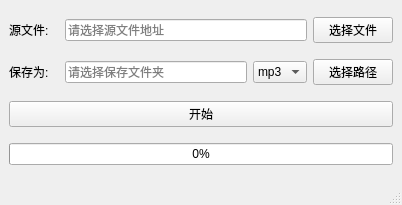
<?xml version="1.0" encoding="UTF-8"?>
<ui version="4.0">
 <class>MainWindow</class>
 <widget class="QMainWindow" name="MainWindow">
  <property name="geometry">
   <rect>
    <x>0</x>
    <y>0</y>
    <width>402</width>
    <height>205</height>
   </rect>
  </property>
  <property name="windowTitle">
   <string>音频提取</string>
  </property>
  <property name="windowIcon">
   <iconset resource="images.qrc">
    <normaloff>:/ico/icons/audio.ico</normaloff>:/ico/icons/audio.ico</iconset>
  </property>
  <widget class="QWidget" name="centralwidget">
   <layout class="QGridLayout" name="gridLayout_2">
    <item row="0" column="0">
     <layout class="QVBoxLayout" name="verticalLayout">
      <item>
       <layout class="QHBoxLayout" name="horizontalLayout">
        <item>
         <widget class="QLabel" name="label">
          <property name="sizePolicy">
           <sizepolicy hsizetype="Fixed" vsizetype="Preferred">
            <horstretch>0</horstretch>
            <verstretch>0</verstretch>
           </sizepolicy>
          </property>
          <property name="minimumSize">
           <size>
            <width>50</width>
            <height>0</height>
           </size>
          </property>
          <property name="maximumSize">
           <size>
            <width>50</width>
            <height>16777215</height>
           </size>
          </property>
          <property name="text">
           <string>源文件:</string>
          </property>
          <property name="margin">
           <number>2</number>
          </property>
         </widget>
        </item>
        <item>
         <widget class="QLineEdit" name="lSrcPath">
          <property name="enabled">
           <bool>true</bool>
          </property>
          <property name="mouseTracking">
           <bool>false</bool>
          </property>
          <property name="focusPolicy">
           <enum>Qt::NoFocus</enum>
          </property>
          <property name="contextMenuPolicy">
           <enum>Qt::NoContextMenu</enum>
          </property>
          <property name="acceptDrops">
           <bool>false</bool>
          </property>
          <property name="readOnly">
           <bool>true</bool>
          </property>
          <property name="placeholderText">
           <string>请选择源文件地址</string>
          </property>
         </widget>
        </item>
        <item>
         <widget class="QPushButton" name="btnSrc">
          <property name="text">
           <string>选择文件</string>
          </property>
         </widget>
        </item>
       </layout>
      </item>
      <item>
       <spacer name="verticalSpacer">
        <property name="orientation">
         <enum>Qt::Vertical</enum>
        </property>
        <property name="sizeType">
         <enum>QSizePolicy::Fixed</enum>
        </property>
        <property name="sizeHint" stdset="0">
         <size>
          <width>20</width>
          <height>10</height>
         </size>
        </property>
       </spacer>
      </item>
      <item>
       <layout class="QHBoxLayout" name="horizontalLayout_2">
        <item>
         <widget class="QLabel" name="label_2">
          <property name="sizePolicy">
           <sizepolicy hsizetype="Fixed" vsizetype="Preferred">
            <horstretch>0</horstretch>
            <verstretch>0</verstretch>
           </sizepolicy>
          </property>
          <property name="minimumSize">
           <size>
            <width>50</width>
            <height>0</height>
           </size>
          </property>
          <property name="maximumSize">
           <size>
            <width>50</width>
            <height>16777215</height>
           </size>
          </property>
          <property name="text">
           <string>保存为:</string>
          </property>
          <property name="margin">
           <number>2</number>
          </property>
         </widget>
        </item>
        <item>
         <widget class="QLineEdit" name="lSavePath">
          <property name="enabled">
           <bool>true</bool>
          </property>
          <property name="mouseTracking">
           <bool>false</bool>
          </property>
          <property name="focusPolicy">
           <enum>Qt::NoFocus</enum>
          </property>
          <property name="acceptDrops">
           <bool>false</bool>
          </property>
          <property name="readOnly">
           <bool>true</bool>
          </property>
          <property name="placeholderText">
           <string>请选择保存文件夹</string>
          </property>
         </widget>
        </item>
        <item>
         <widget class="QComboBox" name="boxFormat">
          <item>
           <property name="text">
            <string>mp3</string>
           </property>
          </item>
          <item>
           <property name="text">
            <string>wav</string>
           </property>
          </item>
         </widget>
        </item>
        <item>
         <widget class="QPushButton" name="btnSave">
          <property name="text">
           <string>选择路径</string>
          </property>
         </widget>
        </item>
       </layout>
      </item>
      <item>
       <spacer name="verticalSpacer_2">
        <property name="orientation">
         <enum>Qt::Vertical</enum>
        </property>
        <property name="sizeType">
         <enum>QSizePolicy::Fixed</enum>
        </property>
        <property name="sizeHint" stdset="0">
         <size>
          <width>20</width>
          <height>10</height>
         </size>
        </property>
       </spacer>
      </item>
      <item>
       <widget class="QPushButton" name="btnCommit">
        <property name="sizePolicy">
         <sizepolicy hsizetype="Ignored" vsizetype="Fixed">
          <horstretch>0</horstretch>
          <verstretch>0</verstretch>
         </sizepolicy>
        </property>
        <property name="text">
         <string>开始</string>
        </property>
       </widget>
      </item>
      <item>
       <spacer name="verticalSpacer_3">
        <property name="orientation">
         <enum>Qt::Vertical</enum>
        </property>
        <property name="sizeType">
         <enum>QSizePolicy::Fixed</enum>
        </property>
        <property name="sizeHint" stdset="0">
         <size>
          <width>20</width>
          <height>10</height>
         </size>
        </property>
       </spacer>
      </item>
      <item>
       <widget class="QProgressBar" name="progressBar">
        <property name="maximum">
         <number>100</number>
        </property>
        <property name="value">
         <number>0</number>
        </property>
       </widget>
      </item>
     </layout>
    </item>
   </layout>
  </widget>
  <widget class="QStatusBar" name="sbV">
   <property name="styleSheet">
    <string notr="true">color: rgb(102, 102, 102);</string>
   </property>
  </widget>
 </widget>
 <resources>
  <include location="images.qrc"/>
 </resources>
 <connections/>
</ui>
